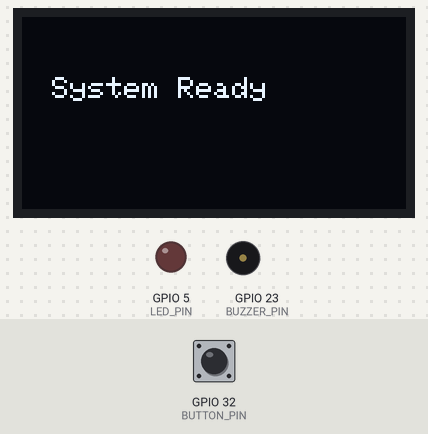
The program below on a simulated ESP32. On the bench: 128×64 one-colour display, output pins drawn as LEDs (lit = HIGH), buzzer (waves = sounding). The test bench sets the inputs (shaded band); at power-on: GPIO 32 (BUTTON_PIN) HIGH.

Above: at 1.2 s.
1.3 s: GPIO 32 (BUTTON_PIN) pulled LOW for 0.15 s
At 2.0 s:
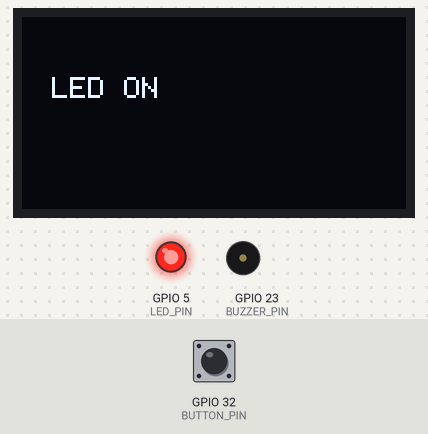
3.0 s: GPIO 32 (BUTTON_PIN) pulled LOW for 3.2 s
At 8.2 s:
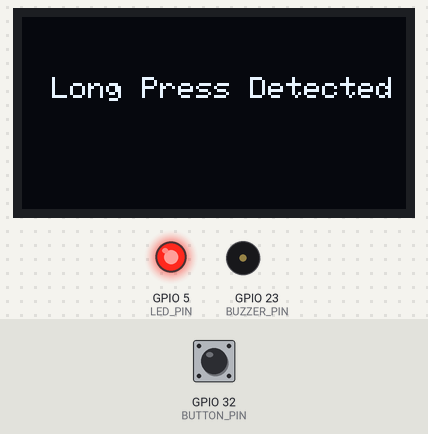
8.7 s: GPIO 32 (BUTTON_PIN) pulled LOW for 1 s
At 10.1 s:
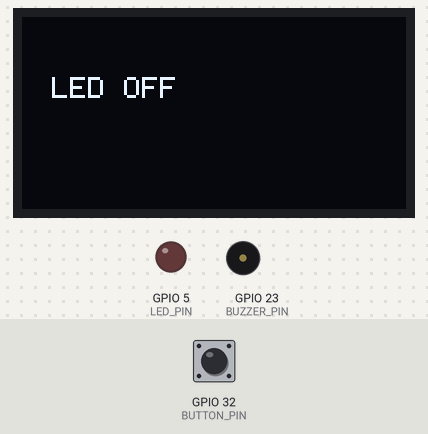
11.2 s: GPIO 32 (BUTTON_PIN) pulled LOW for 3.2 s
At 16.9 s:
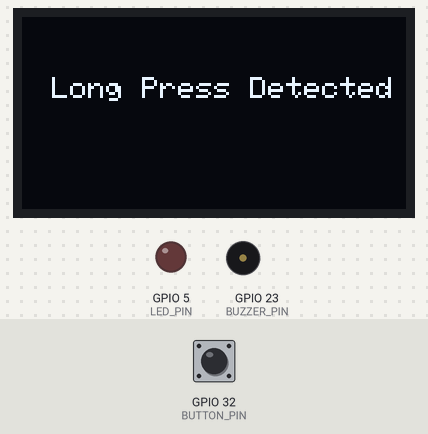
Timing chart, 0 to 17.9 s (numbered marks = the images above; inputs shaded):
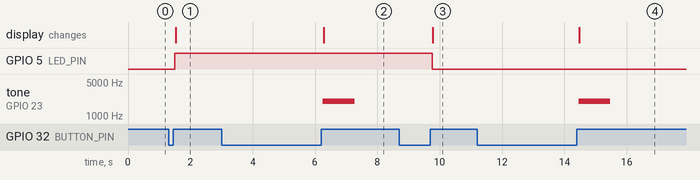

The program:

main.cpp
```cpp
// M. Hamza
// 23-NTU-CS-1186

#include <Arduino.h>
#include <Wire.h>
#include <Adafruit_GFX.h>
#include <Adafruit_SSD1306.h>

#define SCREEN_WIDTH 128
#define SCREEN_HEIGHT 64
#define OLED_RESET -1
Adafruit_SSD1306 display(SCREEN_WIDTH, SCREEN_HEIGHT, &Wire, OLED_RESET);

// --- Pin configuration ---
#define BUTTON_PIN 32
#define LED_PIN 5
#define BUZZER_PIN 23

// --- Buzzer PWM configuration ---
#define BUZZER_CHANNEL 0
#define BUZZER_FREQ 2000
#define BUZZER_RESOLUTION 8

// --- Variables ---
bool ledState = false;
bool buttonPressed = false;
unsigned long pressStart = 0;
unsigned long lastDebounceTime = 0;
const unsigned long debounceDelay = 50; // ms
int lastButtonState = HIGH;

void setup() {
  pinMode(BUTTON_PIN, INPUT_PULLUP);
  pinMode(LED_PIN, OUTPUT);

  ledcSetup(BUZZER_CHANNEL, BUZZER_FREQ, BUZZER_RESOLUTION);
  ledcAttachPin(BUZZER_PIN, BUZZER_CHANNEL);

  display.begin(SSD1306_SWITCHCAPVCC, 0x3C);
  display.clearDisplay();
  display.setTextSize(1);
  display.setTextColor(SSD1306_WHITE);
  display.setCursor(10, 20);
  display.println("System Ready");
  display.display();
}

void loop() {
  int reading = digitalRead(BUTTON_PIN);

  // Debounce check
  if (reading != lastButtonState) {
    lastDebounceTime = millis();
  }

  if ((millis() - lastDebounceTime) > debounceDelay) {
    // Button pressed
    if (reading == LOW && !buttonPressed) {
      buttonPressed = true;
      pressStart = millis();
    }

    // Button released
    if (reading == HIGH && buttonPressed) {
      unsigned long pressDuration = millis() - pressStart;
      buttonPressed = false;

      if (pressDuration < 1500) {
        // Short press → toggle LED
        ledState = !ledState;
        digitalWrite(LED_PIN, ledState ? HIGH : LOW);

        display.clearDisplay();
        display.setCursor(10, 20);
        display.print("LED ");
        display.println(ledState ? "ON" : "OFF");
        display.display();
      }
      else {
        // Long press → buzzer
        ledcWriteTone(BUZZER_CHANNEL, BUZZER_FREQ);
        display.clearDisplay();
        display.setCursor(10, 20);
        display.println("Long Press Detected");
        display.display();
        delay(1000);
        ledcWrite(BUZZER_CHANNEL, 0);
      }
    }
  }

  lastButtonState = reading;
}
```

Measured:
- after the input at 1.3 s, GPIO 5 (LED_PIN): LOW → HIGH after 0.20 s; the display: changes after 0.23 s (image 1)
- after the input at 3.0 s, tone on GPIO 23 (BUZZER_PIN): silent → 2000 Hz after 3.3 s, → silent 1.0 s later; the display: changes after 3.3 s (image 2)
- after the input at 8.7 s, GPIO 5 (LED_PIN): HIGH → LOW after 1.1 s; the display: changes after 1.1 s (image 3)
- after the input at 11.2 s, tone on GPIO 23 (BUZZER_PIN): silent → 2000 Hz after 3.3 s, → silent 1.0 s later; the display: changes after 3.3 s (image 4)
